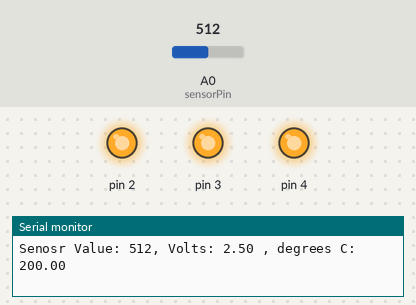
Simulated run of this sketch. Board: Arduino Uno, built with avr-gcc and run on an emulated ATmega328P. Shown: output pins drawn as LEDs (lit = HIGH), the last lines printed to the serial monitor. The test bench sets the inputs (shaded band); at power-on: A0 (sensorPin) = 512.

Above: at 1.2 s.
1.3 s: A0 (sensorPin) set to 171
4.3 s: A0 (sensorPin) set to 158
At 4.6 s:
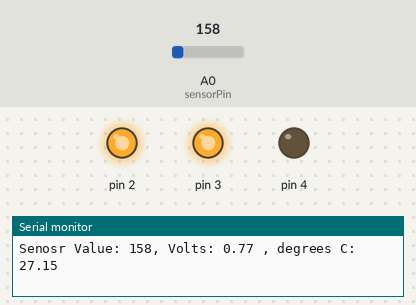
5.8 s: A0 (sensorPin) set to 122
At 7.1 s:
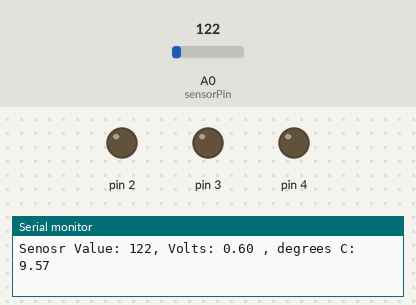
Timing chart, 0 to 8.8 s (numbered marks = the images above; inputs shaded):
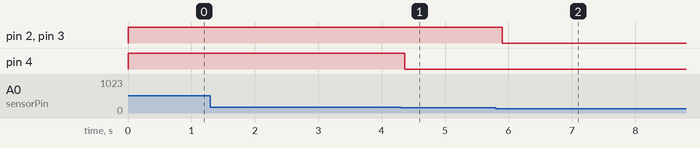

Measured:
- the behaviour switches between 159 and 158 on A0 (sensorPin) (found by bisection; images 0 and 1)
- after the input at 4.3 s, pin 4: HIGH → LOW after 0.06 s
- after the input at 5.8 s, pin 2, pin 3: HIGH → LOW after 0.10 s

The sketch:

lovemeter.ino
```cpp
const int sensorPin = A0;
const float baselineTemp = 25.0;

void setup(){
    Serial.begin (9600);
      for(int pinNumber = 2; pinNumber<5; pinNumber++){
          pinMode(pinNumber, OUTPUT);
          digitalWrite(pinNumber, LOW);
          }
}

void loop(){
    int sensorVal = analogRead (sensorPin);
      Serial.print("Senosr Value: ");
      Serial.print(sensorVal);


    /*transforma volts a grados centigrados*/
    float voltage = (sensorVal/1024.0) * 5.0;
      Serial.print(", Volts: ");
      Serial.print(voltage);
      Serial.print(" , degrees C: ");
    float temperature = (voltage - .5) *100;
      Serial.println(temperature);
    /* fin */
    if(temperature < baselineTemp){
      digitalWrite (2, LOW);
      digitalWrite (3, LOW);
      digitalWrite (4, LOW);
    }else if(temperature >= baselineTemp+1 && temperature < baselineTemp+1.5){
            digitalWrite(2, HIGH);
            digitalWrite(3, LOW);
            digitalWrite(4, LOW);
    }else if(temperature >= baselineTemp+1.5 && temperature < baselineTemp+2.5){
            digitalWrite(2, HIGH);
            digitalWrite(3, HIGH);
            digitalWrite(4, LOW);
    }else if(temperature >= baselineTemp+2.5){
            digitalWrite(2, HIGH);
            digitalWrite(3, HIGH);
            digitalWrite(4, HIGH);
    }
}
```
